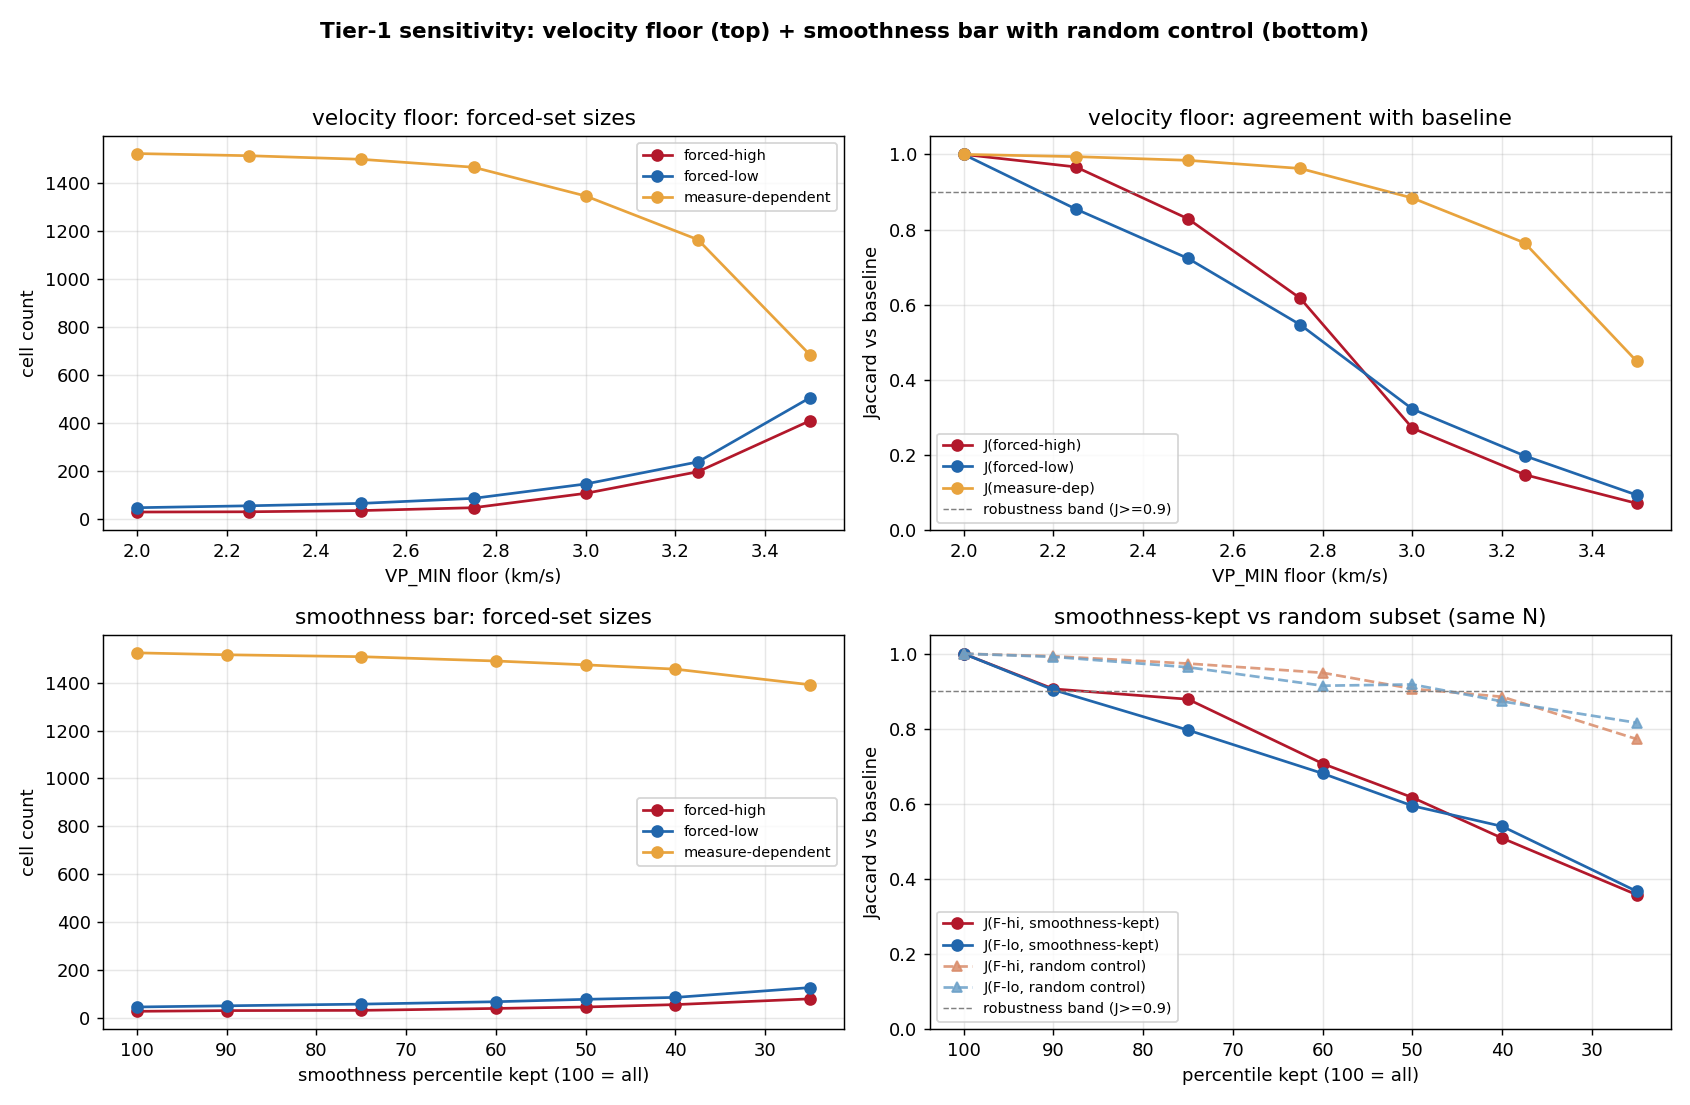

Here is the Python script that generated this plot:
"""
sensitivity_tier1.py - Tier-1-bound sensitivity sweep (ORSI propagation #3).

Brian's ORSI evaluation flagged: "Smoothness is enforced upstream as a
Tier-1 admissibility condition; this moves a form of regularization into
the possibilistic layer." The shipped paper acknowledged the velocity
envelope and the smoothness preference but did not quantify how the
forced / measure-dependent split depends on either.

This script answers that quantitatively, using the cached 396-member
RWC-1 ensemble. For each Tier-1 bound sweep value:
  * filter the baseline ensemble (keep only members satisfying the bound)
  * recompute the per-cell forced-sign decomposition on the kept members
  * compare against the baseline decomposition: forced-set sizes, Jaccard
    indices on the three masks, fraction of cells reclassified.

A bound is ROBUST if tightening or relaxing it within a plausible range
leaves the decomposition essentially unchanged (Jaccard >= ~0.9, cells
reclassified <= a few percent). A bound is BINDING if changing it shifts
the decomposition materially - meaning the published forced/measure-
dependent split is conditional on that choice and the paper must say so.

Sweeps:
  * Velocity envelope - tighten VP_MIN upward and VP_MAX downward
    symmetrically, filter members whose Vp leaves the tightened envelope.
  * Smoothness admissibility bar - keep only members with smoothness <=
    a percentile threshold, sweeping the percentile from 100% (all kept)
    down to 25% (smoothest quarter only).

Output:
  * stdout table summarizing the sweep
  * sensitivity_tier1.json - structured sweep result
  * sensitivity_tier1.png - forced-set size + Jaccard vs sweep

Run:  uv run python sensitivity_tier1.py
"""

import json
from pathlib import Path

import numpy as np
import matplotlib
matplotlib.use("Agg")
import matplotlib.pyplot as plt

import posdec
import synthetic_demo as sd
from posdec.diagnostics import smoothness

ENSEMBLE_CACHE = "rwc1_ensemble.npy"
EPS = sd.EPS                  # km/s; same deadband as the eikonal demo
OUT_JSON = "sensitivity_tier1.json"
OUT_FIG = "sensitivity_tier1.png"


# --- helpers ---------------------------------------------------------------

def jaccard(a_mask, b_mask):
    """Jaccard index on two boolean masks. 1.0 if identical, 0.0 if
    disjoint, undefined (returned as 1.0 by convention) if both empty."""
    inter = np.logical_and(a_mask, b_mask).sum()
    union = np.logical_or(a_mask, b_mask).sum()
    if union == 0:
        return 1.0
    return float(inter) / float(union)


def decompose(ensemble, bg):
    a_min, a_max = posdec.feasible_interval(ensemble, bg)
    cls = posdec.classify(a_min, a_max, EPS)
    return cls, posdec.three_masks(cls)


def compare(baseline_masks, masks, n_kept):
    return {
        "n_kept": int(n_kept),
        "forced_high_cells": int(masks["forced_high"].sum()),
        "forced_low_cells": int(masks["forced_low"].sum()),
        "measure_dependent_cells": int(masks["measure_dependent"].sum()),
        "jaccard_forced_high":
            jaccard(baseline_masks["forced_high"], masks["forced_high"]),
        "jaccard_forced_low":
            jaccard(baseline_masks["forced_low"], masks["forced_low"]),
        "jaccard_measure_dependent":
            jaccard(baseline_masks["measure_dependent"],
                    masks["measure_dependent"]),
    }


# --- sweeps ----------------------------------------------------------------

def sweep_velocity_floor(ensemble, bg, baseline_masks):
    """Tighten VP_MIN upward only; keep only members whose minimum Vp
    is at or above the tightened floor. (The ceiling at 9.0 km/s is
    saturated in this ensemble - every member touches it - so a
    ceiling sweep would collapse to zero members at the first tighten;
    that is reported separately as a saturation flag.)"""
    rows = []
    for floor in [sd.VP_MIN, 2.25, 2.5, 2.75, 3.0, 3.25, 3.5]:
        kept = [m for m in ensemble if m.min() >= floor]
        if not kept:
            rows.append({"vp_floor": floor, "n_kept": 0, "note": "empty"})
            continue
        cls, masks = decompose(kept, bg)
        rows.append({"vp_floor": floor,
                     **compare(baseline_masks, masks, len(kept))})
    return rows


def ceiling_saturation(ensemble):
    """Fraction of members that touch the VP_MAX ceiling (or come within
    one numerical-tolerance band of it). A saturated ceiling means the
    bound is binding for the whole ensemble."""
    eps = 1e-6
    tol_kms = 0.05
    touches = sum(1 for m in ensemble if m.max() >= sd.VP_MAX - tol_kms - eps)
    return {"vp_max_kms": float(sd.VP_MAX),
            "tol_kms": tol_kms,
            "members_touching_ceiling": int(touches),
            "fraction": float(touches) / float(len(ensemble))}


def sweep_smoothness_vs_random(ensemble, bg, baseline_masks,
                               rng_seed=20260607):
    """Smoothness sub-selection within the already-smooth pool, vs. a
    same-size random sub-selection as the control. The Jaccard difference
    isolates the smoothness-specific effect from the generic
    'smaller subset -> narrower interval' artifact."""
    smooths = np.array([smoothness(m) for m in ensemble])
    rng = np.random.default_rng(rng_seed)
    rows = []
    for p in [100, 90, 75, 60, 50, 40, 25]:
        thresh = float(np.percentile(smooths, p))
        smooth_kept_idx = np.where(smooths <= thresh)[0]
        if len(smooth_kept_idx) == 0:
            rows.append({"percentile": p, "smoothness_thresh": thresh,
                         "n_kept": 0, "note": "empty"})
            continue
        smooth_kept = [ensemble[i] for i in smooth_kept_idx]
        _, smooth_masks = decompose(smooth_kept, bg)

        # Random control of the SAME size; averaged across 5 draws for
        # stability.
        n = len(smooth_kept_idx)
        n_trials = 5
        rj_hi, rj_lo, rj_md = [], [], []
        for _ in range(n_trials):
            rnd_idx = rng.choice(len(ensemble), size=n, replace=False)
            rnd_kept = [ensemble[i] for i in rnd_idx]
            _, rnd_masks = decompose(rnd_kept, bg)
            rj_hi.append(jaccard(baseline_masks["forced_high"],
                                 rnd_masks["forced_high"]))
            rj_lo.append(jaccard(baseline_masks["forced_low"],
                                 rnd_masks["forced_low"]))
            rj_md.append(jaccard(baseline_masks["measure_dependent"],
                                 rnd_masks["measure_dependent"]))
        rows.append({
            "percentile": p,
            "smoothness_thresh": thresh,
            **compare(baseline_masks, smooth_masks, n),
            "random_control": {
                "jaccard_forced_high_mean": float(np.mean(rj_hi)),
                "jaccard_forced_low_mean": float(np.mean(rj_lo)),
                "jaccard_measure_dependent_mean": float(np.mean(rj_md)),
            },
        })
    return rows


# --- reporting -------------------------------------------------------------

def print_table(rows, label, x_key, x_fmt, with_random=False):
    print(f"\n  {label}")
    header_cols = (f"  {'x':>10}   {'n_kept':>6}   "
                   f"{'F-hi':>4} {'F-lo':>4} {'MD':>5}   "
                   f"{'J(F-hi)':>7} {'J(F-lo)':>7} {'J(MD)':>7}")
    if with_random:
        header_cols += f"  | {'J_rnd(F-hi)':>11} {'J_rnd(F-lo)':>11}"
    print(header_cols)
    print("  " + "-" * (len(header_cols) - 2))
    for r in rows:
        if r.get("note") == "empty":
            print(f"  {x_fmt.format(r[x_key]):>10}   {0:6d}   "
                  f"(empty - bound too tight)")
            continue
        line = (f"  {x_fmt.format(r[x_key]):>10}   {r['n_kept']:6d}   "
                f"{r['forced_high_cells']:4d} "
                f"{r['forced_low_cells']:4d} "
                f"{r['measure_dependent_cells']:5d}   "
                f"{r['jaccard_forced_high']:7.3f} "
                f"{r['jaccard_forced_low']:7.3f} "
                f"{r['jaccard_measure_dependent']:7.3f}")
        if with_random and "random_control" in r:
            rc = r["random_control"]
            line += (f"  | {rc['jaccard_forced_high_mean']:11.3f} "
                     f"{rc['jaccard_forced_low_mean']:11.3f}")
        print(line)


def plot_sweeps(env_rows, smooth_rows, baseline_masks, out_path):
    fig, ax = plt.subplots(2, 2, figsize=(13, 8.5))

    def usable(rows):
        return [r for r in rows if r.get("note") != "empty"]

    e = usable(env_rows)
    s = usable(smooth_rows)

    # Top row: velocity floor sweep.
    xs = [r["vp_floor"] for r in e]
    ax[0, 0].plot(xs, [r["forced_high_cells"] for r in e],
                  "-o", color="#b2182b", label="forced-high")
    ax[0, 0].plot(xs, [r["forced_low_cells"] for r in e],
                  "-o", color="#2166ac", label="forced-low")
    ax[0, 0].plot(xs, [r["measure_dependent_cells"] for r in e],
                  "-o", color="#e8a33d", label="measure-dependent")
    ax[0, 0].set_xlabel("VP_MIN floor (km/s)")
    ax[0, 0].set_ylabel("cell count")
    ax[0, 0].set_title("velocity floor: forced-set sizes")
    ax[0, 0].legend(fontsize=8); ax[0, 0].grid(alpha=0.3)

    ax[0, 1].plot(xs, [r["jaccard_forced_high"] for r in e],
                  "-o", color="#b2182b", label="J(forced-high)")
    ax[0, 1].plot(xs, [r["jaccard_forced_low"] for r in e],
                  "-o", color="#2166ac", label="J(forced-low)")
    ax[0, 1].plot(xs, [r["jaccard_measure_dependent"] for r in e],
                  "-o", color="#e8a33d", label="J(measure-dep)")
    ax[0, 1].axhline(0.9, color="0.5", lw=0.8, ls="--",
                     label="robustness band (J>=0.9)")
    ax[0, 1].set_xlabel("VP_MIN floor (km/s)")
    ax[0, 1].set_ylabel("Jaccard vs baseline")
    ax[0, 1].set_ylim(0.0, 1.05)
    ax[0, 1].set_title("velocity floor: agreement with baseline")
    ax[0, 1].legend(fontsize=8); ax[0, 1].grid(alpha=0.3)

    # Bottom row: smoothness sweep vs random control.
    xs = [r["percentile"] for r in s]
    ax[1, 0].plot(xs, [r["forced_high_cells"] for r in s],
                  "-o", color="#b2182b", label="forced-high")
    ax[1, 0].plot(xs, [r["forced_low_cells"] for r in s],
                  "-o", color="#2166ac", label="forced-low")
    ax[1, 0].plot(xs, [r["measure_dependent_cells"] for r in s],
                  "-o", color="#e8a33d", label="measure-dependent")
    ax[1, 0].set_xlabel("smoothness percentile kept (100 = all)")
    ax[1, 0].set_ylabel("cell count")
    ax[1, 0].set_title("smoothness bar: forced-set sizes")
    ax[1, 0].invert_xaxis()
    ax[1, 0].legend(fontsize=8); ax[1, 0].grid(alpha=0.3)

    ax[1, 1].plot(xs, [r["jaccard_forced_high"] for r in s],
                  "-o", color="#b2182b", label="J(F-hi, smoothness-kept)")
    ax[1, 1].plot(xs, [r["jaccard_forced_low"] for r in s],
                  "-o", color="#2166ac", label="J(F-lo, smoothness-kept)")
    ax[1, 1].plot(xs,
                  [r["random_control"]["jaccard_forced_high_mean"] for r in s],
                  "--^", color="#d98c6a", alpha=0.85,
                  label="J(F-hi, random control)")
    ax[1, 1].plot(xs,
                  [r["random_control"]["jaccard_forced_low_mean"] for r in s],
                  "--^", color="#6ba0c8", alpha=0.85,
                  label="J(F-lo, random control)")
    ax[1, 1].axhline(0.9, color="0.5", lw=0.8, ls="--",
                     label="robustness band (J>=0.9)")
    ax[1, 1].set_xlabel("percentile kept (100 = all)")
    ax[1, 1].set_ylabel("Jaccard vs baseline")
    ax[1, 1].set_ylim(0.0, 1.05)
    ax[1, 1].set_title("smoothness-kept vs random subset (same N)")
    ax[1, 1].invert_xaxis()
    ax[1, 1].legend(fontsize=8); ax[1, 1].grid(alpha=0.3)

    fig.suptitle("Tier-1 sensitivity: velocity floor (top) + "
                 "smoothness bar with random control (bottom)",
                 fontsize=12, weight="bold")
    fig.tight_layout(rect=(0, 0, 1, 0.96))
    fig.savefig(out_path, dpi=130)
    plt.close(fig)


# --- main ------------------------------------------------------------------

def main():
    cache = Path(ENSEMBLE_CACHE)
    if not cache.exists():
        raise SystemExit(
            f"missing {ENSEMBLE_CACHE} — run rwc1_forced_stability.py first.")
    ensemble = np.load(cache)
    members = [ensemble[k] for k in range(ensemble.shape[0])]
    bg = sd.depth_gradient_background(ensemble.mean(axis=0))

    print("Tier-1 sensitivity sweep")
    print("=" * 72)
    print(f"baseline ensemble: {len(members)} members, "
          f"grid {ensemble.shape[1]}x{ensemble.shape[2]}, "
          f"eps_deadband = {EPS} km/s")

    _, baseline_masks = decompose(members, bg)
    print(f"baseline: forced-high {int(baseline_masks['forced_high'].sum())}, "
          f"forced-low {int(baseline_masks['forced_low'].sum())}, "
          f"measure-dependent "
          f"{int(baseline_masks['measure_dependent'].sum())}")

    env_rows = sweep_velocity_floor(members, bg, baseline_masks)
    smooth_rows = sweep_smoothness_vs_random(members, bg, baseline_masks)
    saturation = ceiling_saturation(members)
    print(f"\nVP_MAX={saturation['vp_max_kms']:.1f} km/s ceiling: "
          f"{saturation['members_touching_ceiling']}/{len(members)} "
          f"({100 * saturation['fraction']:.0f}%) members touch within "
          f"{saturation['tol_kms']} km/s "
          f"-> ceiling is saturated; not separately sweepable.")

    print_table(env_rows,
                "Velocity floor sweep (VP_MIN_new in km/s)",
                "vp_floor", "{:.2f}")
    print_table(smooth_rows,
                "Smoothness percentile sweep + random control "
                "(p = max smoothness percentile kept)",
                "percentile", "{:d}",
                with_random=True)

    Path(OUT_JSON).write_text(json.dumps({
        "baseline_forced_high":
            int(baseline_masks["forced_high"].sum()),
        "baseline_forced_low":
            int(baseline_masks["forced_low"].sum()),
        "baseline_measure_dependent":
            int(baseline_masks["measure_dependent"].sum()),
        "velocity_floor_sweep": env_rows,
        "ceiling_saturation": saturation,
        "smoothness_sweep": smooth_rows,
        "eps_deadband_kms": EPS,
        "ensemble_size": len(members),
    }, indent=2))
    plot_sweeps(env_rows, smooth_rows, baseline_masks, OUT_FIG)
    print(f"\nJSON written:   {OUT_JSON}")
    print(f"Figure written: {OUT_FIG}")
    _verdict(env_rows, smooth_rows)


def _verdict(env_rows, smooth_rows):
    print("\nVerdict")
    def worst_jaccard(rows):
        worst = 1.0
        for r in rows:
            if r.get("note") == "empty":
                continue
            for k in ("jaccard_forced_high",
                      "jaccard_forced_low",
                      "jaccard_measure_dependent"):
                worst = min(worst, r[k])
        return worst

    def worst_random_control_jaccard(rows):
        worst = 1.0
        for r in rows:
            rc = r.get("random_control")
            if not rc:
                continue
            for k in ("jaccard_forced_high_mean",
                      "jaccard_forced_low_mean",
                      "jaccard_measure_dependent_mean"):
                worst = min(worst, rc[k])
        return worst

    we = worst_jaccard(env_rows)
    ws = worst_jaccard(smooth_rows)
    wr = worst_random_control_jaccard(smooth_rows)
    band = 0.9
    print(f"  velocity floor    : worst Jaccard = {we:.3f}  "
          f"=> {'ROBUST' if we >= band else 'BINDING'} "
          f"(threshold J >= {band})")
    print(f"  smoothness bar    : worst Jaccard = {ws:.3f}")
    print(f"  random control    : worst Jaccard = {wr:.3f}  "
          f"(same N, random subset)")
    if ws + 0.05 < wr:
        print("    => smoothness-kept Jaccard sits clearly below the "
              "random-control curve")
        print("       at the same N. The smoothness preference is "
              "load-bearing in the")
        print("       possibilistic layer (Brian's flag); the published "
              "split is")
        print("       conditional on the sampler's smoothness preference, "
              "not only on")
        print("       the smaller effective sample.")
    elif abs(ws - wr) <= 0.05:
        print("    => smoothness-kept Jaccard tracks the random-control "
              "curve. The")
        print("       drop in agreement at smaller N reflects generic "
              "sub-selection")
        print("       narrowing the feasible interval, NOT a specific "
              "smoothness")
        print("       preference effect.")
    else:
        print("    => smoothness-kept Jaccard sits ABOVE the random-control "
              "curve.")
        print("       The smoothness preference is non-binding within the "
              "swept range.")
    print("\n  A Tier-1 bound is BINDING if changing it within the swept "
          "range shifts the")
    print("  decomposition enough that the published forced/measure-"
          "dependent split is")
    print("  conditional on that choice and the paper must say so.")


if __name__ == "__main__":
    main()
